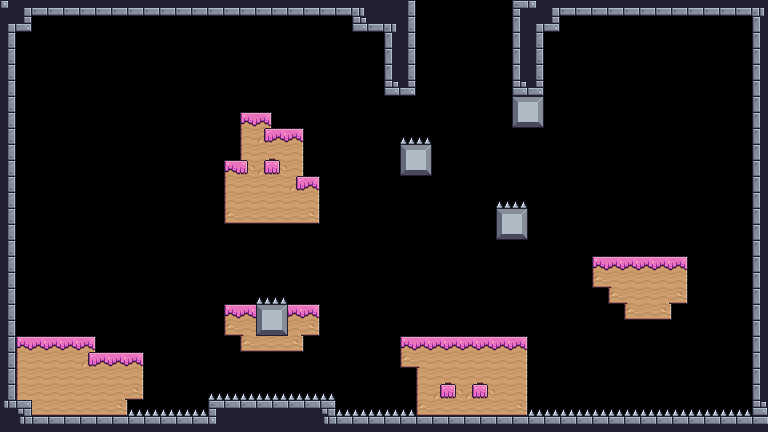

Rendered tile map (Tiled .tmx) drawn with the repository's tilesets; below, a short description and the full map source, tile grids included:
An orthogonal 48x27 tile map with 16x16 px tiles, 1 tile layer (Capa de patrones 1).

<map version="1.8" tiledversion="1.8.0" orientation="orthogonal" renderorder="right-down" width="48" height="27" tilewidth="16" tileheight="16" infinite="0" nextlayerid="2" nextobjectid="1">
 <editorsettings>
  <export target="3.csv" format="csv" />
 </editorsettings>
 <tileset firstgid="1" source="../terrain.tsx" />
 <layer id="1" name="Capa de patrones 1" width="48" height="27">
  <data encoding="csv">
27,4,46,46,46,46,46,46,46,46,46,46,46,46,46,46,46,46,46,46,46,46,5,24,24,25,0,0,0,0,0,0,1,27,4,46,46,46,46,46,46,46,46,46,46,46,46,5,
4,47,0,0,0,0,0,0,0,0,0,0,0,0,0,0,0,0,0,0,0,0,45,46,5,25,0,0,0,0,0,0,23,4,47,0,0,0,0,0,0,0,0,0,0,0,0,23,
25,0,0,0,0,0,0,0,0,0,0,0,0,0,0,0,0,0,0,0,0,0,0,0,23,25,0,0,0,0,0,0,23,25,0,0,0,0,0,0,0,0,0,0,0,0,0,23,
25,0,0,0,0,0,0,0,0,0,0,0,0,0,0,0,0,0,0,0,0,0,0,0,23,25,0,0,0,0,0,0,23,25,0,0,0,0,0,0,0,0,0,0,0,0,0,23,
25,0,0,0,0,0,0,0,0,0,0,0,0,0,0,0,0,0,0,0,0,0,0,0,23,25,0,0,0,0,0,0,23,25,0,0,0,0,0,0,0,0,0,0,0,0,0,23,
25,0,0,0,0,0,0,0,0,0,0,0,0,0,0,0,0,0,0,0,0,0,0,0,45,47,0,0,0,0,0,0,45,47,0,0,0,0,0,0,0,0,0,0,0,0,0,23,
25,0,0,0,0,0,0,0,0,0,0,0,0,0,0,0,0,0,0,0,0,0,0,0,0,0,0,0,0,0,0,0,124,125,0,0,0,0,0,0,0,0,0,0,0,0,0,23,
25,0,0,0,0,0,0,0,0,0,0,0,0,0,0,183,185,0,0,0,0,0,0,0,0,0,0,0,0,0,0,0,146,147,0,0,0,0,0,0,0,0,0,0,0,0,0,23,
25,0,0,0,0,0,0,0,0,0,0,0,0,0,0,205,208,184,185,0,0,0,0,0,0,22,22,0,0,0,0,0,0,0,0,0,0,0,0,0,0,0,0,0,0,0,0,23,
25,0,0,0,0,0,0,0,0,0,0,0,0,0,0,205,186,187,207,0,0,0,0,0,0,124,125,0,0,0,0,0,0,0,0,0,0,0,0,0,0,0,0,0,0,0,0,23,
25,0,0,0,0,0,0,0,0,0,0,0,0,0,183,209,208,209,207,0,0,0,0,0,0,146,147,0,0,0,0,0,0,0,0,0,0,0,0,0,0,0,0,0,0,0,0,23,
25,0,0,0,0,0,0,0,0,0,0,0,0,0,205,206,206,206,208,185,0,0,0,0,0,0,0,0,0,0,0,0,0,0,0,0,0,0,0,0,0,0,0,0,0,0,0,23,
25,0,0,0,0,0,0,0,0,0,0,0,0,0,205,206,206,206,206,207,0,0,0,0,0,0,0,0,0,0,0,22,22,0,0,0,0,0,0,0,0,0,0,0,0,0,0,23,
25,0,0,0,0,0,0,0,0,0,0,0,0,0,227,228,228,228,228,229,0,0,0,0,0,0,0,0,0,0,0,124,125,0,0,0,0,0,0,0,0,0,0,0,0,0,0,23,
25,0,0,0,0,0,0,0,0,0,0,0,0,0,0,0,0,0,0,0,0,0,0,0,0,0,0,0,0,0,0,146,147,0,0,0,0,0,0,0,0,0,0,0,0,0,0,23,
25,0,0,0,0,0,0,0,0,0,0,0,0,0,0,0,0,0,0,0,0,0,0,0,0,0,0,0,0,0,0,0,0,0,0,0,0,0,0,0,0,0,0,0,0,0,0,23,
25,0,0,0,0,0,0,0,0,0,0,0,0,0,0,0,0,0,0,0,0,0,0,0,0,0,0,0,0,0,0,0,0,0,0,0,0,183,184,184,184,184,185,0,0,0,0,23,
25,0,0,0,0,0,0,0,0,0,0,0,0,0,0,0,0,0,0,0,0,0,0,0,0,0,0,0,0,0,0,0,0,0,0,0,0,227,187,206,206,206,207,0,0,0,0,23,
25,0,0,0,0,0,0,0,0,0,0,0,0,0,0,0,22,22,0,0,0,0,0,0,0,0,0,0,0,0,0,0,0,0,0,0,0,0,227,187,206,186,229,0,0,0,0,23,
25,0,0,0,0,0,0,0,0,0,0,0,0,0,183,184,124,125,184,185,0,0,0,0,0,0,0,0,0,0,0,0,0,0,0,0,0,0,0,227,228,229,0,0,0,0,0,23,
25,0,0,0,0,0,0,0,0,0,0,0,0,0,227,187,146,147,186,229,0,0,0,0,0,0,0,0,0,0,0,0,0,0,0,0,0,0,0,0,0,0,0,0,0,0,0,23,
25,183,184,184,184,185,0,0,0,0,0,0,0,0,0,227,228,228,229,0,0,0,0,0,0,183,184,184,184,184,184,184,185,0,0,0,0,0,0,0,0,0,0,0,0,0,0,23,
25,205,206,206,206,208,184,184,185,0,0,0,0,0,0,0,0,0,0,0,0,0,0,0,0,227,187,206,206,206,206,206,207,0,0,0,0,0,0,0,0,0,0,0,0,0,0,23,
25,205,206,206,206,206,206,206,207,0,0,0,0,0,0,0,0,0,0,0,0,0,0,0,0,0,205,186,187,186,187,206,207,0,0,0,0,0,0,0,0,0,0,0,0,0,0,23,
25,205,206,206,206,206,206,186,229,0,0,0,0,22,22,22,22,22,22,22,22,0,0,0,0,0,205,208,209,208,209,206,207,0,0,0,0,0,0,0,0,0,0,0,0,0,0,23,
26,3,228,228,228,228,228,229,22,22,22,22,22,1,2,2,2,2,2,2,3,22,22,22,22,22,227,228,228,228,228,228,229,22,22,22,22,22,22,22,22,22,22,22,22,22,22,45,
24,26,2,2,2,2,2,2,2,2,2,2,2,27,24,24,24,24,24,24,26,2,2,2,2,2,2,2,2,2,2,2,2,2,2,2,2,2,2,2,2,2,2,2,2,2,2,2
</data>
 </layer>
</map>
